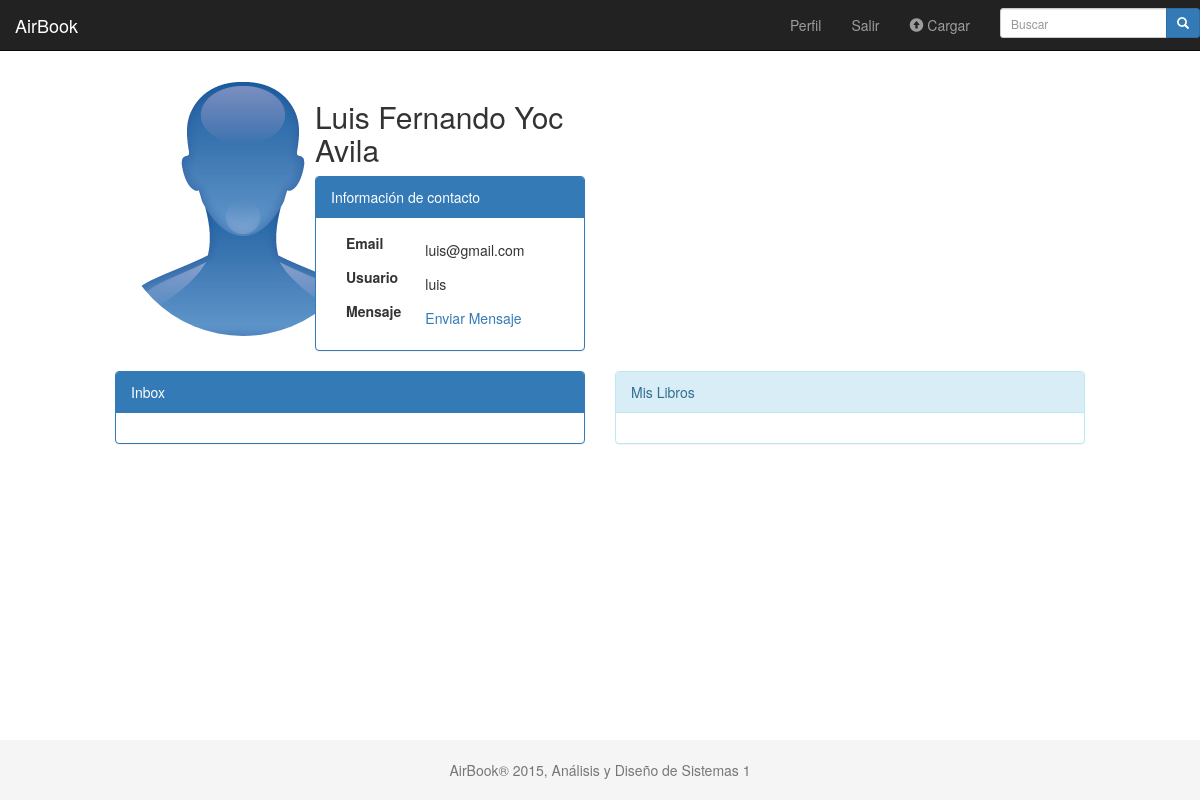
The page /profile.php (signed in) on the database its author committed.
### tables this page shows
CREATE TABLE IF NOT EXISTS `usuario` (
  `id_usuario` int(11) NOT NULL,
  `nombre` varchar(50) NOT NULL,
  `correo` varchar(50) NOT NULL,
  `contrasena` varchar(15) NOT NULL,
  `valoracion` float NOT NULL,
  `rol` varchar(40) NOT NULL,
  `nombre_completo` varchar(100) NOT NULL
);

### user.php (called while the page is built, shortened)
<?php
	class User{
		var $nombre;
		var $correo;
		var $nombre_completo;
		function getNombre(){
			return $this->nombre;
		}
		function getCorreo(){
			return $this->correo;
		}
		function getNombreCompleto(){
			return $this->nombre_completo;
		}
		function getUser($userid){
			require_once('dbm.php');
			$data = new DataBase();
			$query = "SELECT * FROM usuario WHERE id_usuario = $userid";
			$data->open();
			$result = mysqli_query($data->get_connect(),$query);
			while($row = mysqli_fetch_array($result)){
				$this->nombre = $row[1];
				$this->correo = $row[2];
				$this->nombre_completo = $row[6];
			}
		}
	}
?>

### dbm.php (called while the page is built, shortened)
<?php
	class DataBase{
		private $connect;
		function open(){
			$this->server="127.0.0.1";
			$this->user="root";
			$this->password="";
			$this->db="airbook";
			$this->connect = mysqli_connect($this->server,$this->user,$this->password) or die ('Error conectando con el servidor: '.mysqli_error());
			return mysqli_select_db($this->connect, $this->db) or die ('Error seleccionando la DB: '.mysqli_error($this->connect));
		}
		function get_connect(){
			return $this->connect;
		}
	}
?>

### profile.php (the view, shortened to what this page needs)
<?php
  require_once('user.php');
  $usuario = new User();
  $usuario->getUser($_SESSION["idUsuario"]);
?>
<!DOCTYPE html>
<html lang="en">
  <head>
    <link href="css/bootstrap.min.css" rel="stylesheet" media="screen">
    <link href="css/tema.css" rel="stylesheet" media="screen">
  </head>
  <body>
    <nav class="navbar navbar-inverse navbar-fixed-top" role="navigation">
      <div class="navbar-header">
        <a class="navbar-brand" href="index.php">AirBook</a>
      </div>
      <div class="collapse navbar-right navbar-collapse navbar-ex1-collapse">
        <ul class="nav navbar-nav">
          <?php if(isset($_SESSION["idUsuario"])) { ?>
            <li><a href="profile.php">Perfil</a></li>
          <?php } else { ?>
            <li><a href="registerform.php">Registrarse</a></li>
          <?php }
          if(isset($_SESSION["idUsuario"])) { ?>
            <li><a href="logout.php">Salir</a></li>
            <li><a href="#" data-toggle="tooltip" data-placement="bottom" title="Subir nuevo archivo">
                <span class="glyphicon glyphicon-circle-arrow-up"></span>
                Cargar
              </a>
          </li>
          <?php } ?>
        </ul>
        <form class="navbar-form navbar-left" role="search">
          <div class="input-group">
            <div class="form-group">
              <input type="text" class="form-control input-sm" placeholder="Buscar">
              <span class="input-group-btn">
                <button type="submit" class="btn btn-sm btn-primary">
                  <span class="glyphicon glyphicon-search"></span>
                </button>
              </span>
            </div>
          </div>
        </form>
      </div>
    </nav>
    <div class="container-fluid">
      <div class="row">
        <div class="col-lg-1"></div>
        <div class="col-lg-2">
          <img src="images/generic-user.png" alt="usuario" class="img-circle">
        </div>
        <div class="col-lg-3">
          <h2>
            <?php echo $usuario->getNombreCompleto(); ?><br/>
          </h2>
          <div class="panel panel-primary">
            <div class="panel-heading">Informaci&oacute;n de contacto</div>
            <div class="panel-body">
              <div class="form-group">
                <label class="col-sm-4 control-label">Email</label>
                <div class="col-sm-8">
                  <p class="form-control-static"><?php echo $usuario->getCorreo(); ?></p>
                </div>
              </div>
              <div class="form-group">
                <label class="col-sm-4 control-label">Usuario</label>
                <div class="col-sm-8">
                  <p class="form-control-static"><?php echo $usuario->getNombre(); ?></p>
                </div>
              </div>
              <div class="form-group">
                <label class="col-sm-4 control-label">Mensaje</label>
                <div class="col-sm-8">
                  <p class="form-control-static">
                    <a href="#" id="sendMessage">Enviar Mensaje</a>
                  </p>
                </div>
              </div>
            </div>
          </div>
        </div>
      </div>
      <div class="row">
        <div class="col-lg-1"></div>
          <div class="col-lg-5">
            <div class="panel panel-primary">
              <div class="panel-heading">Inbox</div>
              <div class="panel-body">
              </div>
            </div>
          </div>
          <div class="col-lg-5">
            <div class="panel panel-info">
              <div class="panel-heading">Mis Libros</div>
              <div class="panel-body">
              </div>
            </div>
          </div>
      </div>
    </div>
     <footer class="footer">
      <div class="container text-center">
        <p class="text-muted">AirBook&#174; 2015, An&aacute;lisis y Dise&ntilde;o de Sistemas 1</p>
      </div>
    </footer>
  </body>
</html>

### css/tema.css (style rules this page uses)
body { margin-bottom: 80px; margin-top: 80px; }
html { position: relative; min-height: 100%; }
.footer { position: absolute; bottom: 0; width: 100%; height: 60px; background-color: #f5f5f5; }
.container { width: auto; max-width: 680px; padding: 0 15px; }
.container .text-muted { margin: 20px 0; }

### rows shown on the page
usuario: nombre_completo "Luis Fernando Yoc Avila", correo "luis@gmail.com", nombre "luis"
